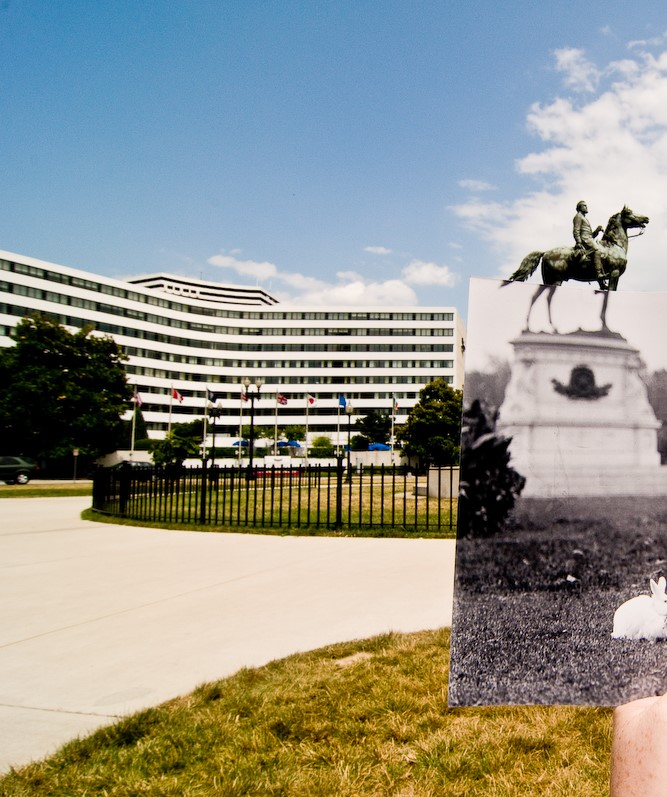
%> input picture 11.jpg, 667 x 797 px
$ octave usage_example.m   (GNU Octave 9; MATLAB toolbox functions it lacks are replaced by stand-ins)
%> lines starting %> are read from the running program, lines starting %| are printed output that depends on the picture
### ImStich.m
function [output_image, output_image_overalap, residual, max_inliers, num_matched_points] = ImStich(image1, image2, keypoint_type, sigma, window_size, iterations)
% Usage:
%   Output parameters:
%     output_image:         final Panaromic image (SIFT gives BETTER resuts than harris)
%     image_overlap:        image showing overlap between the two images
%     residual:             residue as defined
%     max_inliers:          Number of inliers from RANSAC
%     num_matched_points:   Total number of matching pairs
%
%   Input parameters:
%       keypoint_type:  string value 'Harris' or 'SIFT'
%       sigma:          standard deviation for harris detector
%       window_size:    radius of neighbourgood for harris detector
%       iterations:     number of iterations for RANSAC

%% converting images to grayscale and double
img_1 = image1;
img_2 = image2;

if(size(img_1, 3) == 3)
    img_1 =  double(rgb2gray(img_1)) ;
else
    img_1 = double(img_1);
end

if(size(img_2, 3) == 3)
    img_2 = double(rgb2gray(img_2)) ;
else
    img_2 = double(img_2);
end


%% Exracting Key points
if strcmpi(keypoint_type, 'SIFT')
    %SIFT keypoints and Descriptors (Done only to compare/ Not required for assignment)
    [f1,d1] = vl_sift(single(img_1));
    [f2,d2] = vl_sift(single(img_2));
    threshold = 1;  % threshold to decide if keypoints match
    threshold_transformation = 0.9;
elseif strcmpi(keypoint_type, 'HARRIS')
    % 2) Extracting Harris Keypoints
    [~, row_1, column_1] = harris(img_1, sigma, 1000, window_size, 0);
    [~, row_2, column_2] = harris(img_2, sigma, 1000, window_size, 0);

    % Describing Harris Keypints using SIFT
    f1 = []; f2 = []; d1 = []; d2 = [];

    [fa,da] = vl_sift(single(img_1), 'frames', [row_1'; column_1'; 5*ones( length(row_1),1 )'; zeros( length(row_1),1 )' ], 'orientations');
    [fb,db] = vl_sift(single(img_2), 'frames', [row_2'; column_2'; 5*ones( length(row_2),1 )'; zeros( length(row_2),1 )' ], 'orientations');
    f1 = [f1 fa]; f2 = [f2 fb];
    d1 = [d1 da]; d2 = [d2 db];


    threshold = 7; % threshold to decide if keypoints match
    threshold_transformation = 8;
end

%% Matching key points


% Matching coorosponding Key points
normailsed_distance_1 = zscore(double(d1)); %normalising descriptors to z-scores
normalised_distance_2 = zscore(double(d2)); %normalising descriptors to z-scores
distances = pdist2(normailsed_distance_1', normalised_distance_2', 'euclidean');

[row, column] = find(distances < threshold);
pair_1 = f1(1:2, row);
pair_2 = f2(1:2, column);
matched_pairs = [pair_1; pair_2];
num_matched_points = length(matched_pairs);

% Automatic matching
[matches, scores] = vl_ubcmatch(d1, d2) ;
pair_1 = f1(1:2, matches(1,:));
pair_2 = f2(1:2, matches(2,:));
matched_pairs = [pair_1; pair_2];
num_matched_points = length(matched_pairs);

% [12 lines of commented-out code are left out]

%% Finding Model Parameters using RANSAC
max_inliers = 0; %initialising variable to hold maximum number of inliers
for iteration = 1:iterations
    samples = randsample(length(matched_pairs), 3); %randomoly sampling 3 pairs of points from both images
    A = matched_pairs(1:2, samples)';  % points from first image
    A = [A ones(length(A),1)];  % appending one to account for transalation variables in transormation matrix
    B = matched_pairs(3:4, samples)';  % points from second image

    X = A\B;    % calculating Transformation Matrix using 3 pairs of points

    % calculating number of inliers
    data_points_A = matched_pairs(1:2,:)'; % all matched keypoints in image 1
    data_points_A = [ data_points_A, ones(length(data_points_A), 1) ];
    transformed_points = data_points_A * X;     % transformed points
    data_points_B = matched_pairs(3:4,:)'; % points in image 2
    error = diag(pdist2(transformed_points, data_points_B));
    good_match = find(error < threshold_transformation);             % threshold = 0.9
    if(length(good_match) > max_inliers)
        max_inliers = length(good_match);
        inliers_index = good_match;
        best_transform = X;
    end
end

%% Using Least squares on the output from RANSAC
A = matched_pairs(1:2,inliers_index)';
A_appended = [A ones(length(A),1)];
B = matched_pairs(3:4,inliers_index)';
X = A_appended\B;

%% calculating Residuals
transformed_points = A_appended * X;
residual = sum(sum((transformed_points - B).^2))/length(B); % residuals as sum of squared errors

% [7 lines of commented-out code are left out]


%% Combining the two images
T1 = [X [0; 0; 1]];
T = maketform('affine',T1);
T.tdata.T;
im2 = image1;
im1 = image2;

[~,xdataim2t,ydataim2t]=imtransform(im2,T);
% now xdataim2t and ydataim2t store the bounds of the transformed im2
xdataout=[min(1,xdataim2t(1)) max(size(im1,2),xdataim2t(2))];
ydataout=[min(1,ydataim2t(1)) max(size(im1,1),ydataim2t(2))];
% let's transform both images with the computed xdata and ydata
im2t=imtransform(im2,T,'XData',xdataout,'YData',ydataout);
im1t=imtransform(im1,maketform('affine',eye(3)),'XData',xdataout,'YData',ydataout);
output_image_overalap=im1t/2+im2t/2;
%figure, imagesc(ims)
imd=uint8(abs(double(im1t)-double(im2t)));
% the casts necessary due to the images' data types
%figure;
%imagesc(imd);
ims=max(im1t,im2t);
output_image = ims;
%figure;
%imagesc(ims);

### usage_example.m
clear variables; close all;
img_1 = imread('11.jpg');
%> img_1 is the input picture: size 797x667x3 uint8; mean R, G, B 146.5, 148.5, 140.8
img_2 = imread('12.jpg');
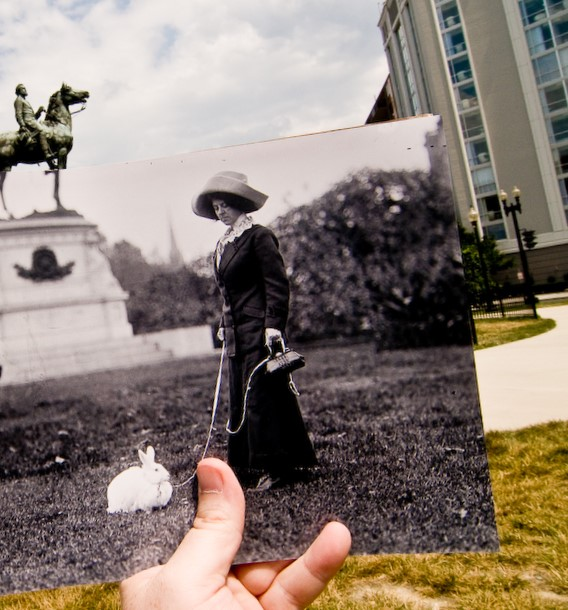
%> input picture 12.jpg, 568 x 610 px
%> img_2 is the input picture: size 610x568x3 uint8; mean R, G, B 137.8, 124.9, 116.1

[output_image, overlap_image, residue, num_inliers, num_matches] = ImStich(img_1, img_2, 'SIFT',3 ,3 , 80);
%> in ImStich, `img_1 =  double(rgb2gray(img_1)) ;`:
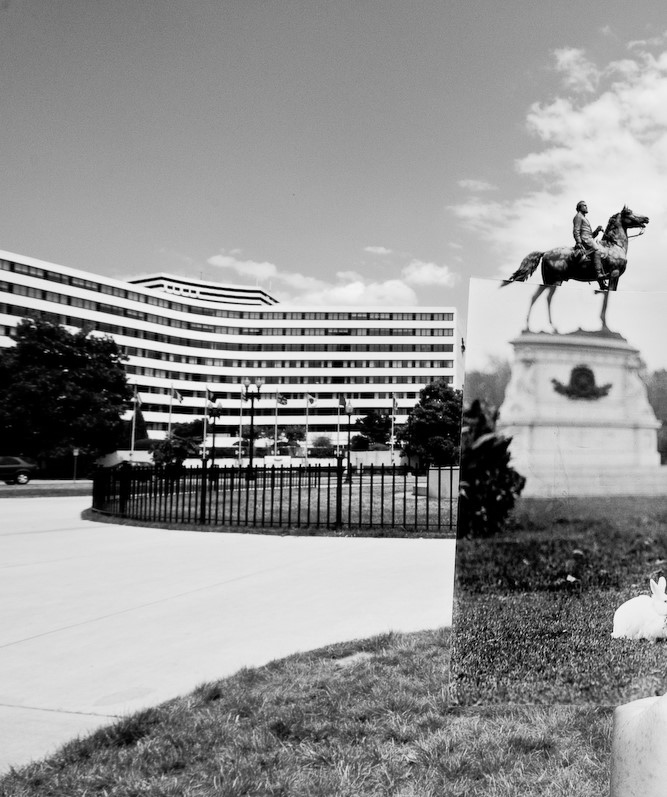
%> img_1: size 797x667 double; min 0, max 252, mean 147
%> in ImStich, `img_2 = double(rgb2gray(img_2)) ;`:
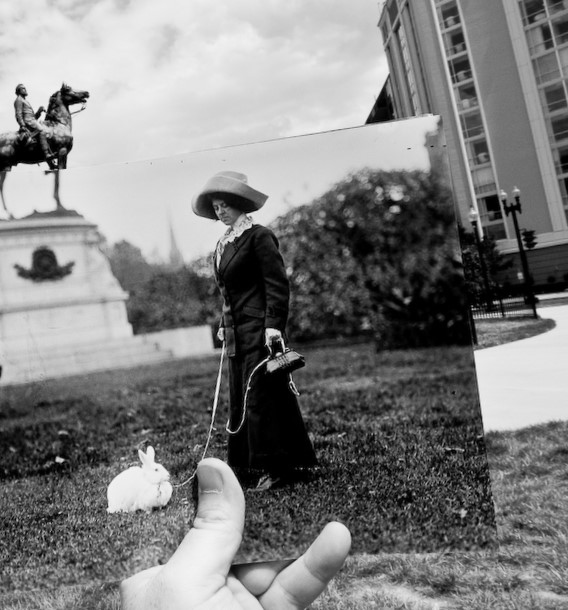
%> img_2: size 610x568 double; min 0, max 244, mean 127.8
%> the run ends on the next line
